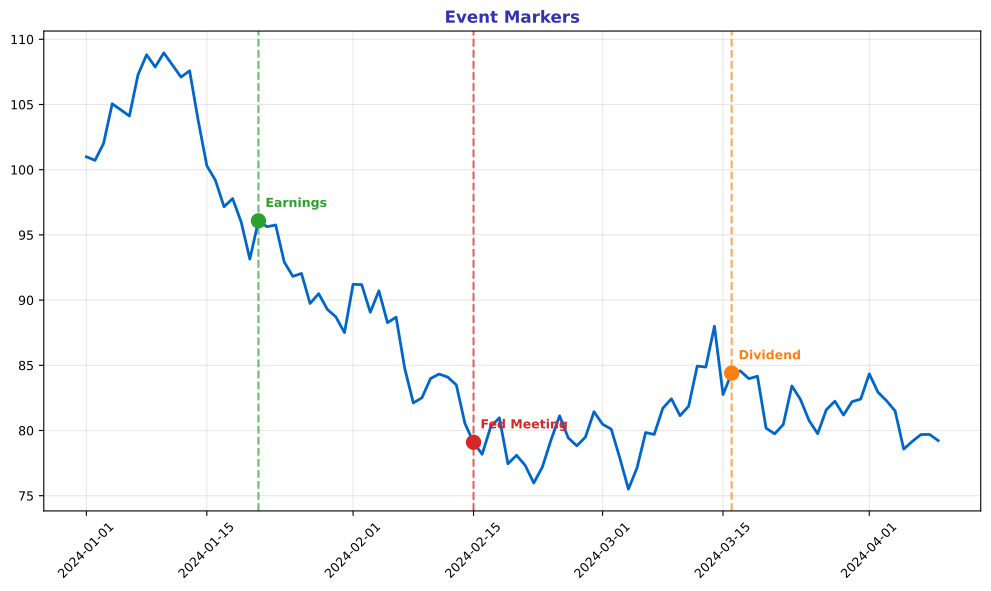

Generate this figure with Python:
"""Event Markers - Highlighting specific dates"""
import matplotlib.pyplot as plt
import numpy as np
import pandas as pd
from pathlib import Path

plt.rcParams.update({
    'font.size': 10, 'axes.labelsize': 10, 'axes.titlesize': 11,
    'xtick.labelsize': 9, 'ytick.labelsize': 9, 'legend.fontsize': 9,
    'figure.figsize': (10, 6), 'figure.dpi': 150
})

MLPURPLE = '#3333B2'
MLBLUE = '#0066CC'
MLGREEN = '#2CA02C'
MLRED = '#D62728'
MLORANGE = '#FF7F0E'

np.random.seed(42)

fig, ax = plt.subplots(figsize=(10, 6))

dates = pd.date_range('2024-01-01', periods=100, freq='D')
prices = 100 + np.cumsum(np.random.randn(100) * 2)
ax.plot(dates, prices, color=MLBLUE, linewidth=2)

# Mark events
events = [(20, 'Earnings', MLGREEN), (45, 'Fed Meeting', MLRED), (75, 'Dividend', MLORANGE)]
for idx, label, color in events:
    ax.axvline(dates[idx], color=color, linestyle='--', linewidth=1.5, alpha=0.7)
    ax.scatter([dates[idx]], [prices[idx]], color=color, s=100, zorder=5)
    ax.annotate(label, xy=(dates[idx], prices[idx]),
                xytext=(5, 10), textcoords='offset points',
                fontsize=9, color=color, fontweight='bold')

ax.set_title('Event Markers', fontsize=12, fontweight='bold', color=MLPURPLE)
ax.tick_params(axis='x', rotation=45)
ax.grid(alpha=0.3)

plt.tight_layout()
plt.savefig(Path(__file__).parent / 'chart.pdf', dpi=300, bbox_inches='tight')
plt.close()
